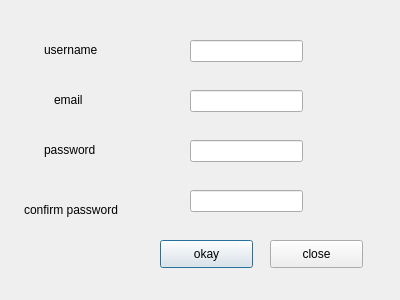
<?xml version="1.0" encoding="UTF-8"?>
<ui version="4.0">
 <class>signupdialogue</class>
 <widget class="QDialog" name="signupdialogue">
  <property name="geometry">
   <rect>
    <x>0</x>
    <y>0</y>
    <width>400</width>
    <height>300</height>
   </rect>
  </property>
  <property name="windowTitle">
   <string>Dialog</string>
  </property>
  <widget class="QLineEdit" name="lineEdit">
   <property name="geometry">
    <rect>
     <x>190</x>
     <y>40</y>
     <width>113</width>
     <height>22</height>
    </rect>
   </property>
  </widget>
  <widget class="QPushButton" name="pushButton">
   <property name="geometry">
    <rect>
     <x>160</x>
     <y>240</y>
     <width>93</width>
     <height>28</height>
    </rect>
   </property>
   <property name="text">
    <string>okay</string>
   </property>
  </widget>
  <widget class="QLineEdit" name="lineEdit_2">
   <property name="geometry">
    <rect>
     <x>190</x>
     <y>90</y>
     <width>113</width>
     <height>22</height>
    </rect>
   </property>
  </widget>
  <widget class="QLineEdit" name="lineEdit_3">
   <property name="geometry">
    <rect>
     <x>190</x>
     <y>140</y>
     <width>113</width>
     <height>22</height>
    </rect>
   </property>
   <property name="echoMode">
    <enum>QLineEdit::Password</enum>
   </property>
  </widget>
  <widget class="QLineEdit" name="lineEdit_4">
   <property name="geometry">
    <rect>
     <x>190</x>
     <y>190</y>
     <width>113</width>
     <height>22</height>
    </rect>
   </property>
   <property name="echoMode">
    <enum>QLineEdit::Password</enum>
   </property>
  </widget>
  <widget class="QPushButton" name="pushButton_2">
   <property name="geometry">
    <rect>
     <x>270</x>
     <y>240</y>
     <width>93</width>
     <height>28</height>
    </rect>
   </property>
   <property name="text">
    <string>close</string>
   </property>
  </widget>
  <widget class="QLabel" name="label">
   <property name="geometry">
    <rect>
     <x>44</x>
     <y>40</y>
     <width>71</width>
     <height>20</height>
    </rect>
   </property>
   <property name="text">
    <string>username</string>
   </property>
  </widget>
  <widget class="QLabel" name="label_2">
   <property name="geometry">
    <rect>
     <x>54</x>
     <y>90</y>
     <width>61</width>
     <height>20</height>
    </rect>
   </property>
   <property name="text">
    <string>email</string>
   </property>
  </widget>
  <widget class="QLabel" name="label_3">
   <property name="geometry">
    <rect>
     <x>44</x>
     <y>140</y>
     <width>71</width>
     <height>20</height>
    </rect>
   </property>
   <property name="text">
    <string>password</string>
   </property>
  </widget>
  <widget class="QLabel" name="label_4">
   <property name="geometry">
    <rect>
     <x>24</x>
     <y>200</y>
     <width>111</width>
     <height>20</height>
    </rect>
   </property>
   <property name="text">
    <string>confirm password</string>
   </property>
  </widget>
 </widget>
 <resources/>
 <connections>
  <connection>
   <sender>pushButton</sender>
   <signal>clicked()</signal>
   <receiver>signupdialogue</receiver>
   <slot>close()</slot>
   <hints>
    <hint type="sourcelabel">
     <x>232</x>
     <y>151</y>
    </hint>
    <hint type="destinationlabel">
     <x>250</x>
     <y>211</y>
    </hint>
   </hints>
  </connection>
 </connections>
</ui>
